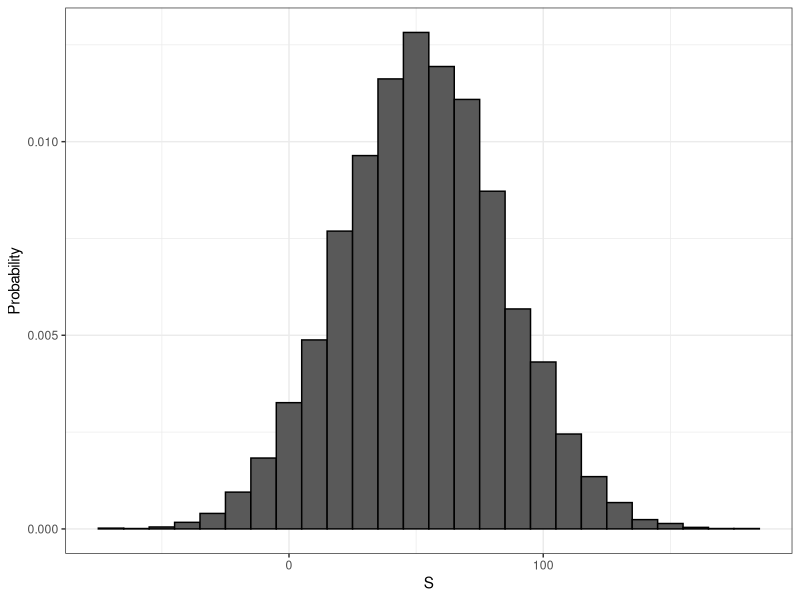
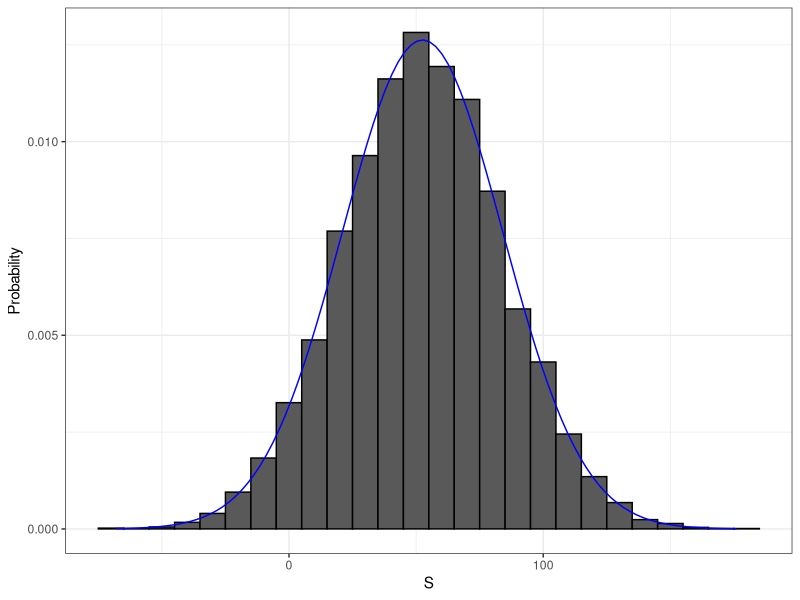

Write the R code that produced these figures, in order.
## ---- chunk 1
library(tidyverse)
dslabs::ds_theme_set()
set.seed(1)
## ---- chunk 2
beads <- rep( c("red", "blue"), times = c(2, 3))
X <- ifelse(sample(beads, 1) == "blue", 1, 0)
## ---- chunk 3
ifelse(sample(beads, 1) == "blue", 1, 0)
ifelse(sample(beads, 1) == "blue", 1, 0)
ifelse(sample(beads, 1) == "blue", 1, 0)
## ---- chunk 4
color <- rep(c("Black", "Red", "Green"), c(18, 18, 2))
## ---- chunk 5
n <- 1000
X <- sample(ifelse(color == "Red", -1, 1),  n, replace = TRUE)
X[1:10]
## ---- chunk 6
X <- sample(c(-1,1), n, replace = TRUE, prob = c(9/19, 10/19))
## ---- chunk 7
X <- sample(c(-1,1), n, replace = TRUE, prob = c(9/19, 10/19))
S <- sum(X)
S
## ---- chunk 8
n <- 1000
B <- 10000
roulette_winnings <- function(n){
  X <- sample(c(-1,1), n, replace = TRUE, prob = c(9/19, 10/19))
  sum(X)
}
S <- replicate(B, roulette_winnings(n))
## ---- chunk 9
data.frame(S) %>% ggplot(aes(S, ..density..)) + geom_histogram(color = "black", binwidth = 10)  + ylab("Probability")
## ---- chunk 10
mean(S < 0)
## ---- chunk 11
mean(S)
sd(S)
## ---- chunk 12
s <- seq(min(S), max(S), length = 100)
normal_density <- data.frame(s = s, f=dnorm(s, mean(S), sd(S)))
data.frame(S=S) %>% ggplot(aes(S, ..density..)) +
  geom_histogram(color = "black", binwidth = 10)  +
  ylab("Probability") + 
  geom_line(data = normal_density, mapping=aes(s,f), color="blue")
## ---- chunk 13
pbinom(n/2, size = n, prob = 10/19)
## ---- chunk 14
pbinom(n/2-1, size = n, prob = 10/19)
## ---- chunk 15
B <- 10^6
X <- sample(c(-1,1), B, replace = TRUE, prob=c(9/19, 10/19))
mean(X)
## ---- chunk 16
2 * sqrt(90)/19
## ---- chunk 17
n <- 1000
sqrt(n) * 2 * sqrt(90)/19
## ---- chunk 18
n * (20-18)/38 
sqrt(n) * 2 * sqrt(90)/19 
## ---- chunk 19
mean(S)
sd(S)
## ---- chunk 20
# mu = expected value
mu <- n * (20-18)/38
# se = standard error
se <-  sqrt(n) * 2 * sqrt(90)/19 
# pnorm(0, mu, se) gives us the probability of values less than 0
# in a Normal distribution with mean mu and standard deviation se
pnorm(0, mu, se)
## ---- chunk 21
mean(S < 0)
## ---- chunk 22
library(dslabs)
x <- heights$height
m <- mean(x)
s <- sqrt(mean((x-m)^2))
## ---- chunk 23
identical(s,sd(x))
s-sd(x)
## ---- chunk 24
n <- length(x)
s-sd(x)*sqrt((n-1)/n)
